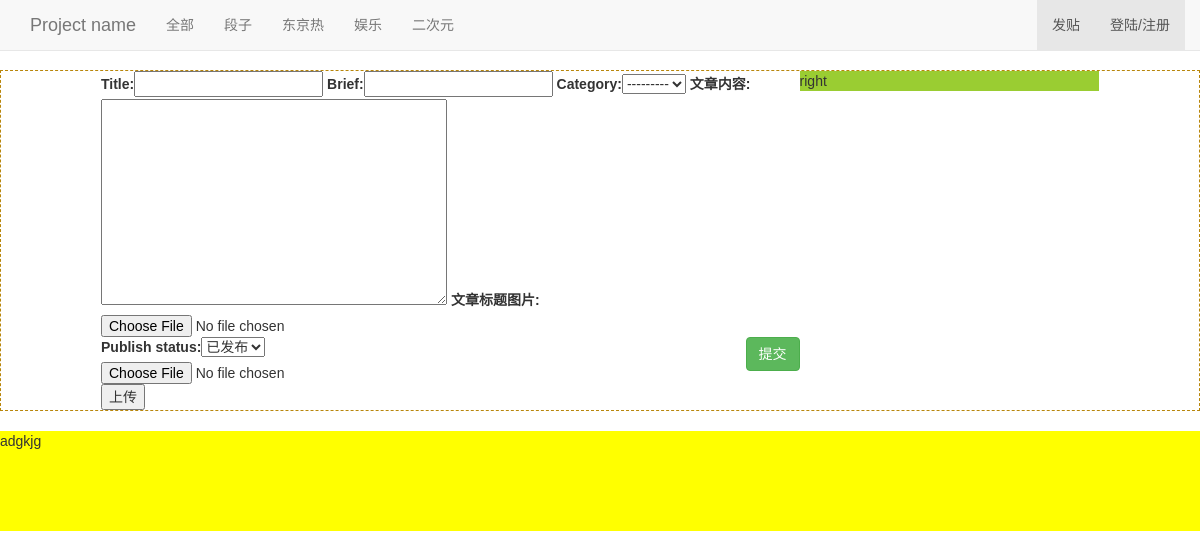
Page /bbs/new_article/ on the committed database.
### bbs/models.py (models this page shows)
class Category(models.Model):  # 版块(分类)表
    name = models.CharField(max_length=64, unique=True)  # 版块名
    brief = models.CharField(max_length=255, null=True, blank=True)  # 简要介绍
    set_to_top_menu = models.BooleanField(default=False)  # 是否显示在界面
    position_index = models.SmallIntegerField()  # 版块的位置
    admin = models.ManyToManyField("UserProfile", blank=True, null=True)  # 一个版块可有多个管理员，可不选择
    def __str__(self):
        return self.name

### bbs/views.py (the view, shortened to what this page needs)
# urls.py: url(r'new_article/$', views.new_article, name="new_article"),
def new_article(request):
    if request.method == "GET":
        article_form = forms.ArticleModelForm
        return render(request, "bbs/new_article.html", {"article_form": article_form,
                                                        "category_list": category_list})

### templates/bbs/new_article.html (shortened to what this page needs)
{% extends "base.html" %}
{% block page_container %}
    <div class="wrap-left">
        <form method="post" enctype="multipart/form-data">{% csrf_token %}
            {{ article_form }}
            <input type="submit" value="提交" class="btn btn-success pull-right"/>
        </form>
        <form method="post" action="{% url 'file_upload' %}" enctype="multipart/form-data">{% csrf_token %}
            <input name="filename" type="file" />
            <input type="submit" value="上传"/>
        </form>
    </div>
    <div class="wrap-right">
        right
    </div>
{% endblock %}

### templates/base.html (shortened to what this page needs)
<!DOCTYPE html>
<html lang="zh-CN"><style type="text/css" id="106159481858"></style><head><meta http-equiv="Content-Type" content="text/html; charset=UTF-8">
    <link href="/static/bootstrap-3.3.7-dist/css/bootstrap.min.css" rel="stylesheet">
    <link href="/static/bootstrap-3.3.7-dist/css/page_container.css" rel="stylesheet">
    <link href="/static/bootstrap-3.3.7-dist/css/navbar-fixed-top.css" rel="stylesheet">
  </head>
  <body> {% csrf_token %}
    <nav class="navbar navbar-default navbar-fixed-top">
      <div class="container">
        <div class="navbar-header">
          <a class="navbar-brand" href="http://v3.bootcss.com/examples/navbar-fixed-top/#">Project name</a>
        </div>
        <div id="navbar" class="navbar-collapse collapse">
            {% for category in category_list %}
              <ul class="nav navbar-nav">
                {% if category.id == category_obj.id %}
                    <li class="active"><a href="/bbs/category/{{ category.id }}">{{ category.name }}</a></li>
                {% else %}
                    <li class=""><a href="/bbs/category/{{ category.id }}">{{ category.name }}</a></li>
                {% endif %}
              </ul>
            {% endfor %}
          <ul class="nav navbar-nav navbar-right">
            <li class="active"><a href="{% url 'new_article' %}">发贴</a></li>
            {% if request.user.is_authenticated %}
                <li class=""><a href="#">{{ request.user.userprofile }}</a></li>
                 <li class="active"><a href="{% url 'logout' %}">注销退出</a></li>
            {% else %}
                <li class="active"><a href="{% url 'login' %}">登陆/注册</a></li>
            {% endif %}
          </ul>
        </div>
      </div>
    </nav>
    <div class="page-container">
        {% block page_container %}{% endblock %}
    </div>
    <footer class="footer">
        adgkjg
    </footer>
</body></html>

### rows in the picture
Category: name "全部"
Category: name "段子"
Category: name "东京热"
Category: name "娱乐"
Category: name "二次元"
